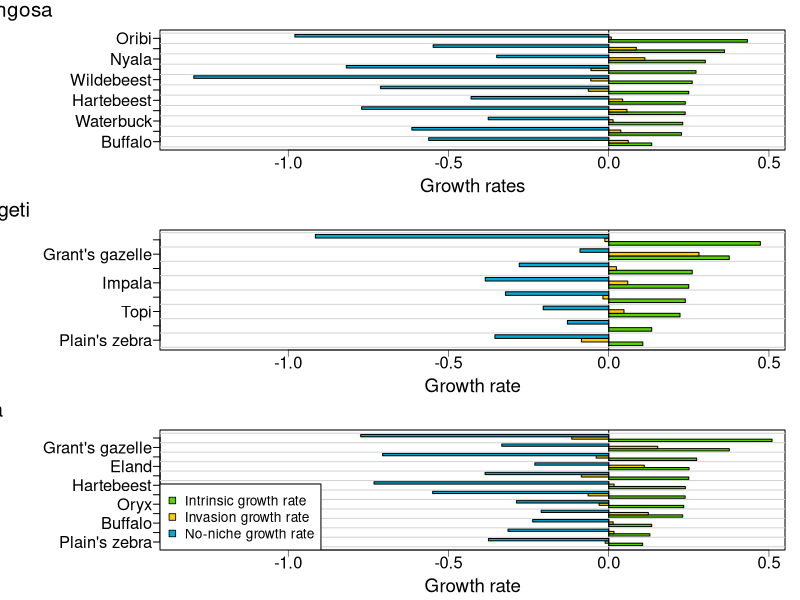

Source code (R):
# Load the data
comm <- read.csv("Processed_data/MCT_combined_data.csv")


# Define the colour ramp
col.ramp <- c(rgb(0.333,0.8333,0,1), rgb(1,0.8,0,1), rgb(0,0.6667,.8333,1))

# Annualised or daily rates (change this parameter for more intutitve interpretation)
rate <- "annual" # or daily

# Correction factor for growth rate
yr <- ifelse(rate=="annual", 365,1)
# Interval range for horizontal axis
int.l <- ifelse(rate=="annual", -1.4, -0.004)
int.h <- ifelse(rate=="annual", .55, 0.002)
int <- c(int.l,int.h)

# Set plot dimensions
png(filename="Figures/Figure 2.png",width=14,height=28,units="cm",res=300)
#pdf(file = "Manuscript/Submission Files/Resubmission/Figure2.pdf", height = 9.44882, width = 5.51181) 


# Set plot margins
par(mfrow=c(3,1))
par(mai=c(0.5,1.6,0.3,0.15))

#opar <- par(lwd = 0.5)

########################################################################################
# Use a subset of data from Gorongosa
G.sub <- comm[comm$PA=="Gorongosa",]

# Creat a sub=matrix with growth rates
G.gr <- as.matrix(G.sub[,c(5,6,7)])*yr
rownames(G.gr) <- G.sub[,2]


# Create bar chart
barplot(height=t(G.gr[order(G.gr[,1]),]), beside=T, horiz=T, las=1, col= rep(col.ramp, dim(G.gr)[1]),
	xlim=int,xlab="Growth rates",cex=1.5,cex.axis=1.5, cex.lab= 1.7, mgp=c(2.4,0.6,0),lwd=0.5)

# add zero-line and bounding box
abline(v=0); box()
# Add axis ticks and guidelines
axis(2,at =seq(2.5,42.5,by=4), labels=rep("",11))
abline(h=seq(0.5,44.5,by=4), col="lightgrey")

# Add panel label
mtext("(a) Gorongosa",cex=1.25, side = 3, adj = -0.5, line = 0.8,font=1)

#######################################################################################3
########################################################################################
# Use a subset of data from Serengeti
S.sub <- comm[comm$PA=="Serengeti",]

# Creat a sub=matrix with growth rates
S.gr <- as.matrix(S.sub[,c(5,6,7)])*yr
rownames(S.gr) <- S.sub[,2]


# Create bar chart
barplot(height=t(S.gr[order(S.gr[,1]),]), beside=T, horiz=T, las=1, col= rep(col.ramp, dim(S.gr)[1]),
	xlim=int,xlab="Growth rate",cex=1.5,cex.axis=1.5, cex.lab= 1.7, mgp=c(2.4,0.6,0),lwd=0.5)

# add zero-line and bounding box
abline(v=0); box()
# Add axis ticks and guidelines
axis(2,at =seq(2.5,30.5,by=4), labels=rep("",8),cex.axis=1.3)
abline(h=seq(0.5,36.5,by=4), col="lightgrey")

# Add panel label
mtext("(b) Serengeti",cex=1.25, side = 3, adj = -0.5, line = 0.8, font=1)

#######################################################################################3
########################################################################################
# Use a subset of data from Laikipia
L.sub <- comm[comm$PA=="Laikipia",]

# Creat a sub=matrix with growth rates
L.gr <- as.matrix(L.sub[,c(5,6,7)])*yr
rownames(L.gr) <- L.sub[,2]

# Create bar chart
barplot(height=t(L.gr[order(L.gr[,1]),]), beside=T, horiz=T, las=1, col= rep(col.ramp, dim(L.gr)[1]),
	xlim=int,xlab="Growth rate",cex=1.5,cex.axis=1.5, cex.lab= 1.7, mgp=c(2.4,0.6,0),lwd=0.5)

# add zero-line and bounding box
abline(v=0); box()
# Add axis ticks and guidelines
axis(2,at =seq(2.5,46.5,by=4), labels=rep("",12),cex.axis=1.3)
abline(h=seq(0.5,48.5,by=4), col="lightgrey")

# Add panel label
mtext("(c) Laikipia",cex=1.25, side = 3, adj = -0.5, line = 0.8,font=1)

# Add legend
legend("bottomleft", pch=22, col="black",pt.bg=col.ramp,bg="white",
	legend=c("Intrinsic growth rate","Invasion growth rate","No-niche growth rate" ),pt.cex=1.5, cex=1.25, pt.lw=0.8)

#######################################################################################3

# Close plot device and save plot
dev.off()
